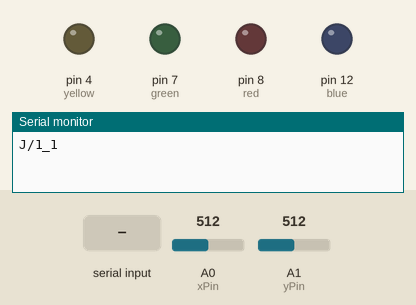
This sketch was run on a simulated Arduino Uno, built with avr-gcc and run on an emulated ATmega328P. On the bench: output pins drawn as LEDs (lit = HIGH), the last lines printed to the serial monitor. The test bench sets the inputs (shaded band); at power-on: A0 (xPin) = 512, A1 (yPin) = 512.

Above: at 1.2 s.
1.3 s: "1" received over Serial
At 1.8 s:
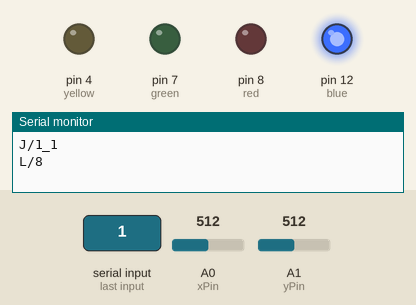
2.8 s: "2" received over Serial
At 4.0 s:
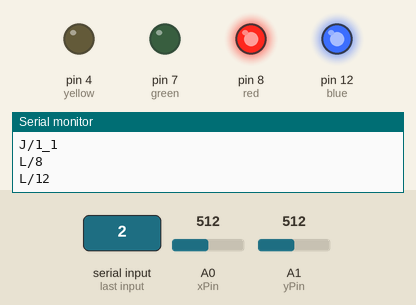
4.3 s: "3" received over Serial
At 5.3 s:
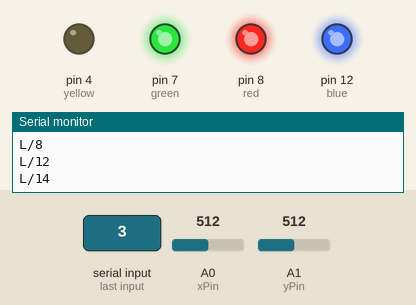
5.8 s: "4" received over Serial
At 6.4 s:
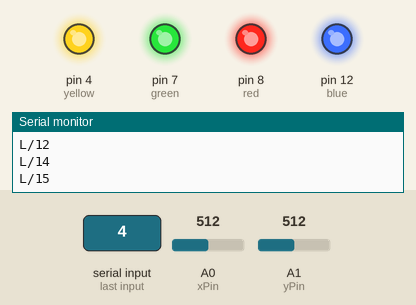
7.3 s: "1" received over Serial
At 7.6 s:
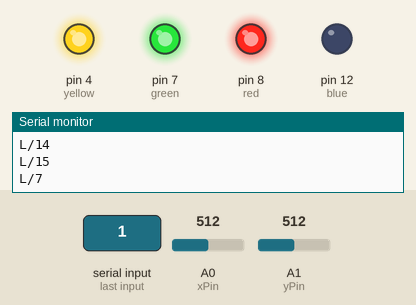
8.8 s: "2" received over Serial
At 9.9 s:
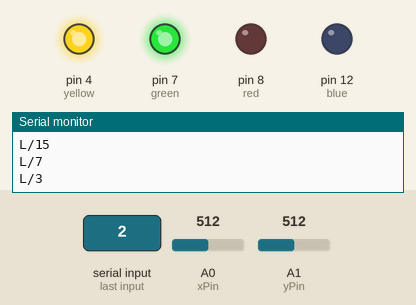
Timing chart, 0 to 11.3 s (numbered marks = the images above; inputs shaded):
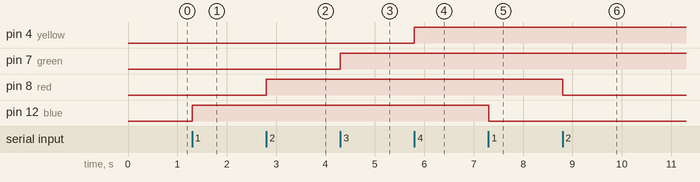

Measured:
- after the input at 1.3 s, pin 12 (blue): LOW → HIGH at once
- after the input at 2.8 s, pin 8 (red): LOW → HIGH at once
- after the input at 4.3 s, pin 7 (green): LOW → HIGH at once
- after the input at 5.8 s, pin 4 (yellow): LOW → HIGH at once
- after the input at 7.3 s, pin 12 (blue): HIGH → LOW at once
- after the input at 8.8 s, pin 8 (red): HIGH → LOW at once

The sketch:

rc_demo.pde
```cpp
//variables of the Leds demostration application
int blue   = 12;
int red    = 8;
int green  = 7;
int yellow = 4;
int data   = -1;
int ledState = -1;
boolean onBlue   = false;
boolean onRed    = false;
boolean onGreen  = false;
boolean onYellow = false;

//variables of the joystick demostration application
int xPin = 0;
int yPin = 1;
int oldX = 0;
int oldY = 0;
int x = 0;
int y = 0;


void setup(){
  Serial.begin(9600);
  pinMode(blue,OUTPUT);
  pinMode(red,OUTPUT);
  pinMode(green,OUTPUT);
  pinMode(yellow,OUTPUT);
}

void loop(){
  if(Serial.available() > 0){
    //capture the data from the USB port
    data = Serial.read();
  }
  //ledsPrgram
  switch(data){
  case 49:
    if(!onBlue){
      digitalWrite(blue,HIGH);
      onBlue = true;
      changeLedState();
      Serial.println("L/"+String(ledState));

    }
    else {
      digitalWrite(blue,LOW);
      onBlue = false;
      changeLedState();
      Serial.println("L/"+String(ledState));

    }
    break;
  case 50:
    if(!onRed){
      digitalWrite(red,HIGH);
      onRed = true;
      changeLedState();
      Serial.println("L/"+String(ledState));
    }
    else {
      digitalWrite(red,LOW);
      onRed = false;
      changeLedState();
      Serial.println("L/"+String(ledState));
    }

    break;
  case 51:

    if(!onGreen) {
      digitalWrite(green,HIGH);
      onGreen = true;
      changeLedState();
      Serial.println("L/"+String(ledState));
    }
    else  {
      digitalWrite(green,LOW);
      onGreen = false;
      changeLedState();
      Serial.println("L/"+String(ledState));
    }
    break;
  case 52:
    if(!onYellow) {
      digitalWrite(yellow,HIGH);
      onYellow = true;
      changeLedState();
      Serial.println("L/"+String(ledState));
    }
    else {
      digitalWrite(yellow,LOW);
      onYellow = false;
      changeLedState();
      Serial.println("L/"+String(ledState));
    }
    break;
  case 53:
    Serial.println("L/"+String(ledState));
    break;
  }

  //Joystick program

  x = treatValue( analogRead(xPin));
  y = treatValue(analogRead(yPin));
  changePosition(x, y);
  data = -1;

}

//--functions------------------
void changeLedState()
{
  if(onBlue && onRed && onGreen && onYellow)
    ledState = 15;
  if(onBlue && onRed && onGreen && !onYellow)
    ledState = 14;
  if(onBlue && onRed && !onGreen && onYellow)
    ledState = 13;
  if(onBlue && onRed && !onGreen && !onYellow)
    ledState = 12;
  if(onBlue && !onRed && onGreen && onYellow)
    ledState = 11;
  if(onBlue && !onRed && onGreen && !onYellow)
    ledState = 10;
  if(onBlue && !onRed && !onGreen && onYellow)
    ledState = 9;
  if(onBlue && !onRed && !onGreen && !onYellow)
    ledState = 8;
  if(!onBlue && onRed && onGreen && onYellow)
    ledState = 7;
  if(!onBlue && onRed && onGreen && !onYellow)
    ledState = 6;
  if(!onBlue && onRed && !onGreen && onYellow)
    ledState = 5;
  if(!onBlue && onRed && !onGreen && !onYellow)
    ledState = 4;
  if(!onBlue && !onRed && onGreen && onYellow)
    ledState = 3;
  if(!onBlue && !onRed && onGreen && !onYellow)
    ledState = 2;
  if(!onBlue && !onRed && !onGreen && onYellow)
    ledState = 1;
  if(!onBlue && !onRed && !onGreen && !onYellow)
    ledState = 0;
}

int treatValue(int data) {
  return (data * 7 / 512) + 30;
}

void changePosition(int x, int y){
  if (x == 43) {
    x = 42;
  }
  x= x-36;
  y= y-36;
  if(x!= oldX || y!=oldY){
    Serial.print("J/");
    Serial.print(x);
    Serial.print("_");
    Serial.print(y);
    Serial.println();
    oldX = x;
    oldY = y;
  }
}
```
